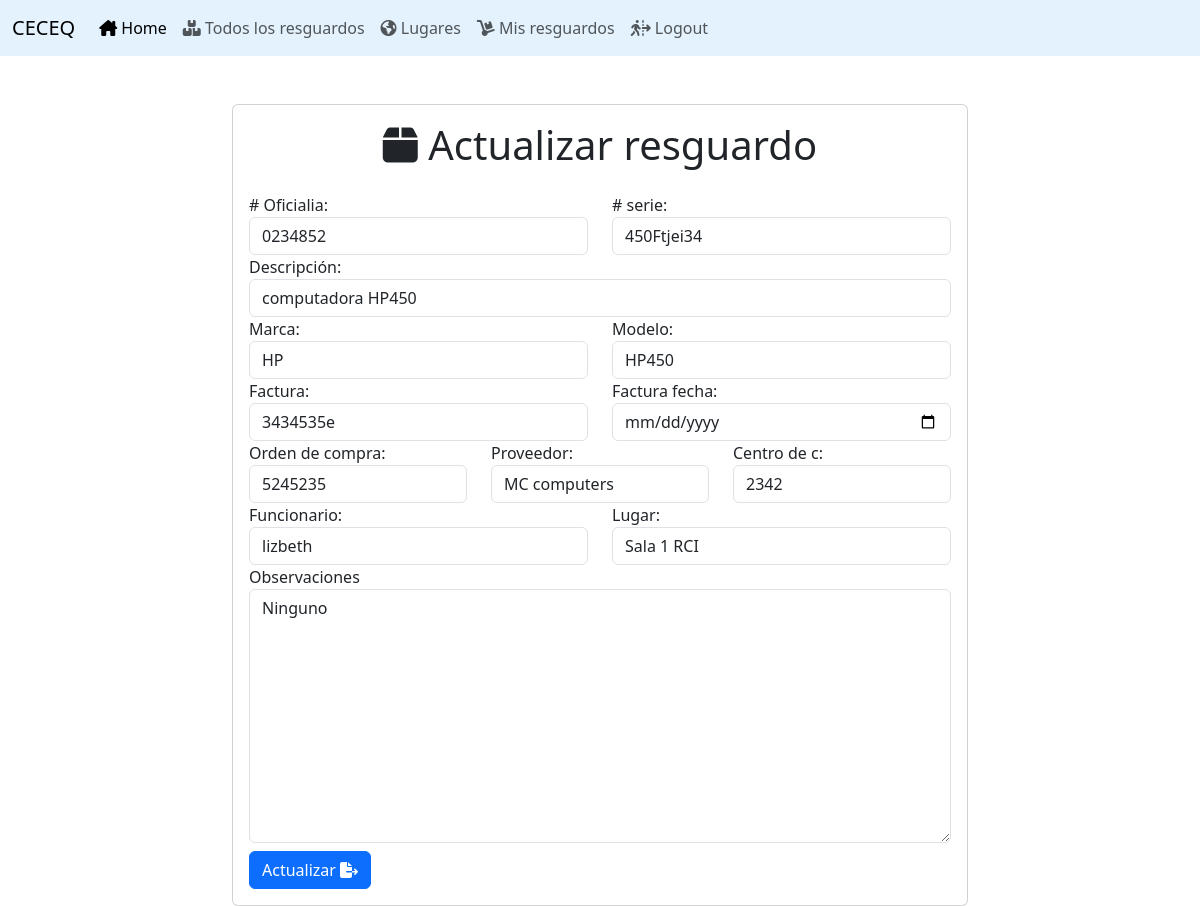
The page /update_item/1/ (signed in) on the database its author committed.
### items/models.py (models this page shows, shortened)
class Item(models.Model):
    n_oficialia = models.CharField(max_length=15, blank=False, verbose_name='Número de Oficialia')
    descripcion = models.CharField(max_length=250,blank=False,verbose_name='Descripción')
    n_serie = models.CharField(max_length=100, blank=False, verbose_name='Número de serie')
    marca = models.CharField(max_length=20, blank=False, verbose_name='Marca')
    modelo_i = models.CharField(max_length=50, blank=True, verbose_name='Modelo')
    f_factura = models.DateField(blank=True, verbose_name='Fecha de factura')
    n_factura = models.CharField(max_length=10,blank=True, verbose_name='Número de factura')
    orden_c = models.CharField(max_length=8,blank=True, verbose_name='Orden de compra')
    proveedor_c = models.CharField(max_length=25,blank=True, verbose_name='Proveedor')
    centro_c = models.CharField(max_length=6,blank=True, verbose_name='Centrocosto')
    comentarios = models.TextField(blank=True, verbose_name='Comentarios')
    lugar = models.ForeignKey(Location,on_delete=models.CASCADE, verbose_name='Lugar')
    funcionario = models.ForeignKey(User,on_delete=models.CASCADE, verbose_name='Funcionario')
    active = models.BooleanField(default=True, verbose_name='Activo')
    created_at = models.DateTimeField(auto_now_add=True)
    updated_at = models.DateTimeField(auto_now=True)

### items/views.py (the view, shortened to what this page needs)
# urls.py: path('update_item/<int:item_id>/',viewsItems.updated_item, name='updated_item'),
@permission_required('is_staff', 'error_perm')
def updated_item(request, item_id):
    if request.method=='GET':
        item = get_object_or_404(Item,pk=item_id)
        form = ItemForm(instance=item)
        return render(request,'item/form_item.html',{
            'item':item,
            'form':form,
            'form_action':'update'
        })

### location/models.py (called while the page is built)
    def __str__(self):
        return self.name

### templates/item/form_item.html (shortened to what this page needs)
{% extends 'base.html' %}
{% block content %}
<main class="container">
    <div class="row">
        <div class="col-md-8 offset-md-2">
            <form action="" method="POST" class="card card-body mt-5">
                {% if form_action == 'create' %}
                    <h1 class="card-title text-center"> <i class="fa-solid fa-box-open"></i> Nuevo resguardo</h1>
                {% else %}
                    <h1 class="card-title text-center"><i class="fa-solid fa-box"></i> Actualizar resguardo</h1>
                {% endif %}
                    <div class="row mt-3">
                        <div class="col">
                            <label for="n_oficialia"># Oficialia:</label>
                            {{form.n_oficialia}}
                        </div>
                        <div class="col">
                            <label for="n_serie"># serie:</label>
                            {{form.n_serie}}
                        </div>
                    </div>
                    <div class="row">
                        <div class="col">
                            <label for="descripcion">Descripción:</label>
                            {{form.descripcion}}
                        </div>
                    </div>
                    <div class="row">
                        <div class="col">
                            <label for="marca">Marca:</label>
                            {{form.marca}}
                        </div>
                        <div class="col">
                            <label for="modelo_i">Modelo:</label>
                            {{form.modelo_i}}
                        </div>
                    </div>
                    <div class="row">
                        <div class="col">
                            <label for="n_factura">Factura:</label>
                            {{form.n_factura}}
                        </div>
                        <div class="col">
                            <label for="f_factura">Factura fecha:</label>
                            {{form.f_factura}}
                        </div>
                    </div>
                    <div class="row">
                        <div class="col">
                            <label for="orden_c">Orden de compra:</label>
                            {{form.orden_c}}
                        </div>
                        <div class="col">
                            <label for="proveedor_c">Proveedor:</label>
                            {{form.proveedor_c}}
                        </div>
                        <div class="col">
                            <label for="centro_c">Centro de c:</label>
                            {{form.centro_c}}
                        </div>
                    </div>
                    <div class="row">
                        <div class="col">
                            <label for="orden_c">Funcionario:</label>
                            {{form.funcionario}}
                        </div>
                        <div class="col">
                            <label for="lugar">Lugar:</label>
                            {{form.lugar}}
                        </div>
                    </div>
                    <div class="row">
                        <div class="col">
                            <label for="comentarios">Observaciones</label>
                            {{form.comentarios}}
                        </div>
                    </div>
                {% if form_action == 'create' %}
                <div>
                    <button class="btn btn-success mt-2">Crear <i class="fa-solid fa-square-plus"></i></button>
                </div>
                {% else %}
                <div>
                    <button class="btn btn-primary mt-2">Actualizar <i class="fa-solid fa-file-export"></i></button>
                </div>
                {% endif %}
            </form>
        </div>
    </div>
</main>
{% endblock content %}

### rows shown on the page
Item: n_oficialia "0234852", n_serie "450Ftjei34", descripcion "computadora HP450", marca "HP", modelo_i "HP450", n_factura "3434535e", orden_c "5245235", proveedor_c "MC computers", centro_c "2342", funcionario "lizbeth", lugar "Sala 1 RCI", comentarios "Ninguno"
